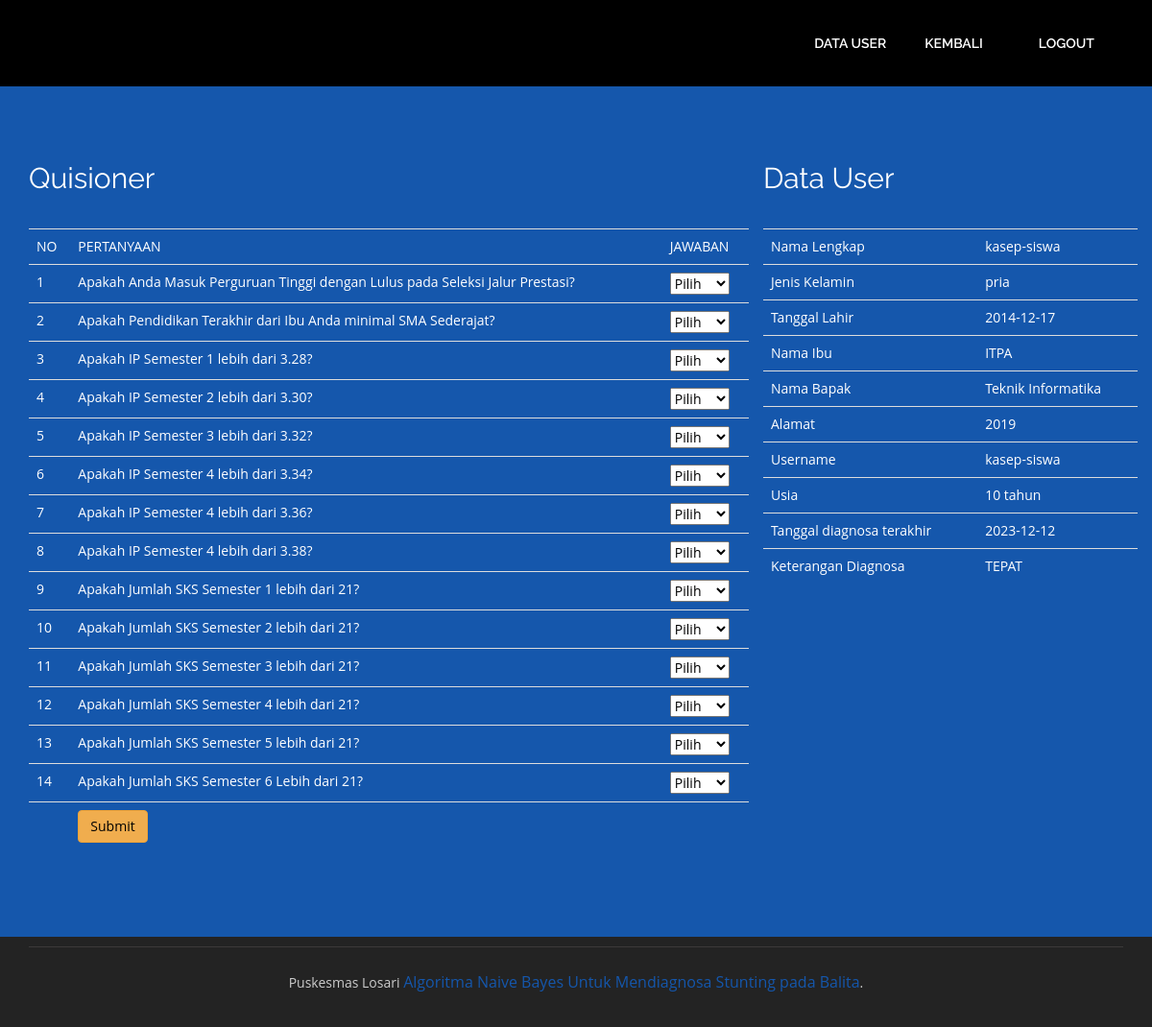
The app's page /periksa.php?act=quisioner (signed in) with its own data.
### tables this page shows
CREATE TABLE `pertanyaan` (
  `id_basis` int(10) NOT NULL,
  `id_gejala` varchar(10) DEFAULT NULL,
  `pertanyaan` varchar(300) DEFAULT NULL,
  `fakta_ya` varchar(150) DEFAULT NULL,
  `fakta_tidak` varchar(150) DEFAULT NULL,
  `updated` varchar(20) NOT NULL,
  `updater` varchar(20) NOT NULL
);

CREATE TABLE `daftar_user` (
  `id_user` int(15) NOT NULL,
  `nama_lengkap` varchar(35) DEFAULT NULL,
  `nama_perti` varchar(35) DEFAULT NULL,
  `nama_jurusan` varchar(35) DEFAULT NULL,
  `tahun_masuk` varchar(35) DEFAULT NULL,
  `nama` varchar(35) DEFAULT NULL,
  `password` varchar(15) DEFAULT NULL,
  `jenis_kelamin` varchar(10) DEFAULT NULL,
  `tgl_lahir` date DEFAULT NULL,
  `tgl_diagnosa` date DEFAULT NULL,
  `keterangan` varchar(35) DEFAULT NULL,
  `updated` varchar(20) DEFAULT NULL,
  `updater` varchar(20) DEFAULT NULL
);

### periksa.php (the view, shortened to what this page needs)
<!doctype html>
<?php
	include('admin/fungsi_koneksi.php');
?>
<html style="background:#000;">
<head>
<link href="css/bootstrap.min.css" rel="stylesheet" type="text/css">
<link href="css/style.css" rel="stylesheet" type="text/css">
<link href="css/font-awesome.css" rel="stylesheet" type="text/css">
<link href="css/animate.css" rel="stylesheet" type="text/css">
</head>
<body>
<header id="header_wrapper">
  <div class="container">
    <div class="header_box">
	  <nav class="navbar navbar-inverse" role="navigation">
	    <div id="main-nav" class="collapse navbar-collapse navStyle">
			<ul class="nav navbar-nav" id="mainNav">
			  <li><a href="?act=user">Data User</a></li>
			  <li><a href="index.php">Kembali</a></li>
			   <li><a href="logout.php">Logout</a></li>
			</ul>
      </div>
	 </nav>
    </div>
  </div>
</header>
<section id="hero_section" class="top_cont_outer">
  <div class="hero_wrapper" id="hero_periksa">
    <div class="container">
      <div class="hero_section">
        <div class="row">
			<?php if($_GET['act']=="quisioner"){?>
          <div class="col-lg-8 col-sm-7">
            <div class="top_left_cont animated">
			<h2>Quisioner</h2>
			<form action="?act=submit" method="POST">
				<table class="table table" style="color:white;">
					<tr>
						<td>NO</td>
						<td>PERTANYAAN</td>
						<td>JAWABAN</td>
					</tr>
					<?php
					$no = 0;
					$query_pertanyaan = mysqli_query($con, "select * from pertanyaan");
					while($data_pertanyaan = mysqli_fetch_array($query_pertanyaan)){
					?>
					<tr>
						<td><?php echo $no+1;?></td>
						<td><?php echo $data_pertanyaan['pertanyaan'];?></td>
						<td>
						<select name='quisioner<?php echo $no;?>' style="color:black;">
							<option style="color:black;">Pilih</option>
						</select>
						</td>
					</tr>
					<?php $no++;} ?>
				<tr><td></td><td colspan="2"><input type="submit" value="Submit" style="color:black;" class="btn btn-warning"></td></tr>
				</table>
			</form>
			 </div>
          </div>
          <div class="top_left_cont col-lg-4 col-sm-5">
			<h2>Data User</h2>
			<table class="table table" id="tabel_user">
				<tbody>
					<?php
						$ssql = "SELECT * FROM daftar_user WHERE id_user = '".$_SESSION['user']."'";
						$query = mysqli_query($con, $ssql);
						while ($record = mysqli_fetch_array($query)){
							$lahir = substr($record['tgl_lahir'], 0, 4);
							$now = date ('Y');
							$usia = $now - $lahir;
							echo "<tr>";
							echo "<td>Nama Lengkap</td>";
							echo "<td>".$record['nama_lengkap']."</td>";
							echo "</tr>";
							echo "<tr>";
							echo "<td>Jenis Kelamin</td>";
							echo "<td>".$record['jenis_kelamin']."</td>";
							echo "</tr>";
							echo "<tr>";
							echo "<td>Tanggal Lahir</td>";
							echo "<td>".$record['tgl_lahir']."</td>";
							echo "</tr>";
							echo "<tr>";
							echo "<td>Nama Ibu</td>";
							echo "<td>".$record['nama_perti']."</td>";
							echo "</tr>";
							echo "<tr>";
							echo "<td>Nama Bapak</td>";
							echo "<td>".$record['nama_jurusan']."</td>";
							echo "</tr>";
							echo "<tr>";
							echo "<td>Alamat</td>";
							echo "<td>".$record['tahun_masuk']."</td>";
							echo "</tr>";
							echo "<tr>";
							echo "<td>Username</td>";
							echo "<td>".$record['nama']."</td>";
							echo "</tr>";
							echo "<tr>";
							echo "<td>Usia</td>";
							echo "<td>$usia tahun</td>";
							echo "</tr>";
							echo "<tr>";
							echo "<td>Tanggal diagnosa terakhir</td>";
							echo "<td>".$record['tgl_diagnosa']."</td>";
							echo "</tr>";
							echo "<tr>";
							echo "<td>Keterangan Diagnosa</td>";
							echo "<td>".$record['keterangan']."</td>";
							echo "</tr>";
						}
					?>
				</tbody>
			</table>
		  </div>
			<?php } ?>
        </div>
      </div>
    </div>
  </div>
</section>
<footer class="footer_wrapper" id="contact_periksa">
  <div class="container">
    <section class="page_section contact" id="contact_periksa">
    </section>
  </div>
  <div class="container">
    <div class="footer_bottom"><span>Puskesmas Losari <a href="index.php">Algoritma Naive Bayes Untuk Mendiagnosa Stunting pada Balita</a>. </span> </div>
  </div>
</footer>
</body>
</html>

### css/style.css (style rules this page uses)
ul { list-style: none; }
a, a:hover, a:active { outline: 0px !important; }
body { background: #fff; font-family: 'Open Sans', sans-serif; font-size: 14px; font-weight: normal; color: #888888; margin: 0; }
h2 { font-size: 38px; color: #222222; font-family: 'Raleway', sans-serif; font-weight: normal; margin: 0px 0 25px 0; text-align: center; }
#header_wrapper { background: #000; padding: 20px 0px; }
.header_box { position: relative; }
.navbar-inverse { background-color: transparent; border-color: transparent; }
.navbar { border: 0px solid #fff; min-height: 40px; margin-bottom: 0px; }
.navbar-inverse .navbar-nav > li > a { color: #FFF; }
.navStyle { float: right; }
.navStyle ul { list-style: none; padding: 0px; }
.navStyle ul li { display: inline-block; margin: 0 5px; }
.navStyle ul li:first-child { ; }
.navStyle ul li:last-child { margin: 0 0 0 23px; }
.navStyle ul li a { display: block; font-size: 14px; color: #222222; font-family: 'Raleway', sans-serif; text-decoration: none; text-transform: uppercase; font-weight: 600; transition: all 0.2s ease-in-out; -moz-transition: all 0.2s ease-in-out; -webkit-transition: all 0.2s ease-in-out; }
.top_cont_outer { background: #1557ac; position: relative; }
.hero_section { position: relative; }
.top_left_cont { padding: 70px 0; }
.top_left_cont h2 { font-size: 30px; color: #FFF; line-height: 52px; margin: 0 0 26px 0; font-family: 'Raleway', sans-serif; text-align: justify; }
.page_section.contact { padding: 90px 0 100px; }
.footer_wrapper { background: #232323; }
.footer_bottom { border-top: 1px solid #3C3A3A; padding: 25px 0; }
.footer_bottom span { display: block; font-size: 14px; color: #cccccc; text-align: center; }
.footer_bottom span a { display: inline-block; color: #1557ac; font-size: 16px; transition: all 0.3s ease-in-out; -moz-transition: all 0.3s ease-in-out; -webkit-transition: all 0.3s ease-in-out; }
#contact_periksa { padding: 0px 0 10px; }
#hero_periksa { min-height:500px; }
#tabel_user { color:#fff; }

### records on screen
pertanyaan: pertanyaan "Apakah Anda Masuk Perguruan Tinggi dengan Lulus pada Seleksi Jalur Prestasi?"
pertanyaan: pertanyaan "Apakah Pendidikan Terakhir dari Ibu Anda minimal SMA Sederajat?"
pertanyaan: pertanyaan "Apakah IP Semester 1 lebih dari 3.28?"
pertanyaan: pertanyaan "Apakah IP Semester 2 lebih dari 3.30?"
pertanyaan: pertanyaan "Apakah IP Semester 3 lebih dari 3.32?"
pertanyaan: pertanyaan "Apakah IP Semester 4 lebih dari 3.34?"
pertanyaan: pertanyaan "Apakah IP Semester 4 lebih dari 3.36?"
pertanyaan: pertanyaan "Apakah IP Semester 4 lebih dari 3.38?"
pertanyaan: pertanyaan "Apakah Jumlah SKS Semester 1 lebih dari 21?"
pertanyaan: pertanyaan "Apakah Jumlah SKS Semester 2 lebih dari 21?"
pertanyaan: pertanyaan "Apakah Jumlah SKS Semester 3 lebih dari 21?"
pertanyaan: pertanyaan "Apakah Jumlah SKS Semester 4 lebih dari 21?"
pertanyaan: pertanyaan "Apakah Jumlah SKS Semester 5 lebih dari 21?"
pertanyaan: pertanyaan "Apakah Jumlah SKS Semester 6 Lebih dari 21?"
daftar_user: nama_lengkap "kasep-siswa", jenis_kelamin "pria", tgl_lahir "2014-12-17", nama_perti "ITPA", nama_jurusan "Teknik Informatika", tahun_masuk "2019", nama "kasep-siswa", tgl_lahir "10", tgl_diagnosa "2023-12-12", keterangan "TEPAT"
